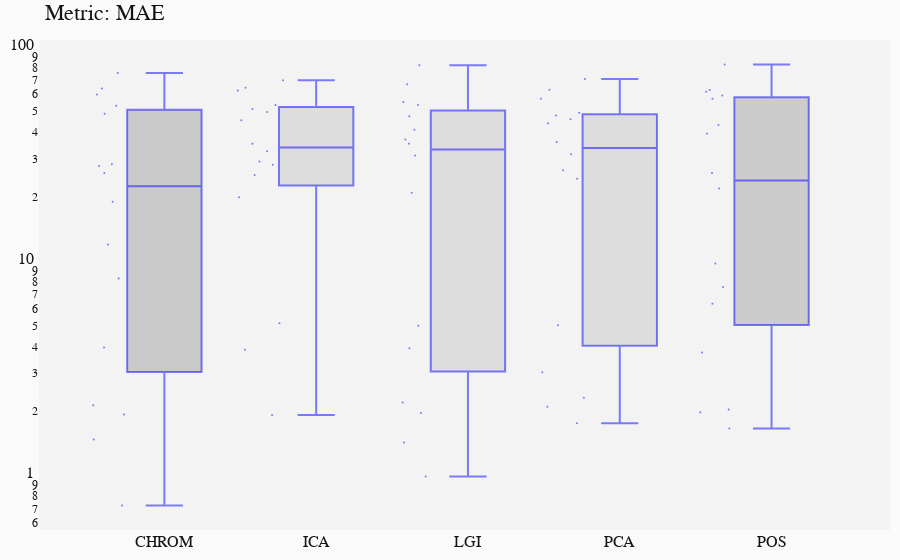

Notebook code for this chart:
### Code cell
## -- Clustering
ANALYSIS(dataset, 'clustering', metrics=['MAE'])
STATS(dataset, approach='clustering')

### Figure 1 — Plotly figure (JSON) as saved in the notebook; plotly's stock layout.template omitted (floating-point values rounded to 4 significant figures)
{"data": [{"boxpoints": "all", "fillcolor": "rgba(160,160,160,0.5)", "jitter": 0.7, "line": {"color": "rgba(0,0,255,0.5)", "width": 2}, "marker": {"size": 2}, "name": "CHROM", "type": "box", "y": [59.81, 48.66, 11.96, 53.09, 63.86, 1.472, 1.926, 18.91, 27.79, 75.37, 0.7242, 3.958, 2.125, 8.289, 28.26, 25.73]}, {"boxpoints": "all", "fillcolor": "rgba(200,200,200,0.5)", "jitter": 0.7, "line": {"color": "rgba(0,0,255,0.5)", "width": 2}, "marker": {"size": 2}, "name": "ICA", "type": "box", "y": [45.44, 49.54, 51.26, 53.53, 69.72, 62.43, 1.917, 35.22, 29.1, 64.28, 3.863, 5.126, 19.84, 32.5, 25.2, 28.16]}, {"boxpoints": "all", "fillcolor": "rgba(200,200,200,0.5)", "jitter": 0.7, "line": {"color": "rgba(0,0,255,0.5)", "width": 2}, "marker": {"size": 2}, "name": "LGI", "type": "box", "y": [55.22, 40.98, 36.87, 53.45, 81.97, 1.426, 1.957, 35.23, 31.11, 66.83, 0.9899, 3.922, 2.19, 20.81, 4.992, 47.37]}, {"boxpoints": "all", "fillcolor": "rgba(200,200,200,0.5)", "jitter": 0.7, "line": {"color": "rgba(0,0,255,0.5)", "width": 2}, "marker": {"size": 2}, "name": "PCA", "type": "box", "y": [47.7, 49.14, 45.85, 57.14, 62.99, 3.027, 1.753, 35.96, 26.53, 70.72, 2.094, 5.023, 2.307, 24.2, 31.49, 43.96]}, {"boxpoints": "all", "fillcolor": "rgba(165,165,165,0.5)", "jitter": 0.7, "line": {"color": "rgba(0,0,255,0.5)", "width": 2}, "marker": {"size": 2}, "name": "POS", "type": "box", "y": [43.1, 61.6, 25.75, 59.16, 82.6, 2.032, 1.971, 9.75, 21.8, 62.79, 1.657, 3.743, 7.563, 39.36, 6.326, 57.18]}], "layout": {"autosize": true, "font": {"color": "rgb(20,20,20)", "family": "monospace", "size": 16}, "margin": {"b": 20, "l": 20, "r": 10, "t": 40}, "paper_bgcolor": "rgb(250, 250, 250)", "plot_bgcolor": "rgb(243, 243, 243)", "showlegend": false, "title": {"text": "Metric: MAE"}, "xaxis": {"autorange": true, "range": [-0.8243, 4.78], "type": "category"}, "yaxis": {"autorange": true, "gridcolor": "rgb(255,255,255)", "gridwidth": 0.1, "range": [-0.2544, 2.031], "showgrid": true, "title": {"font": {"size": 30}}, "type": "log", "zeroline": true, "zerolinewidth": 2}}}
